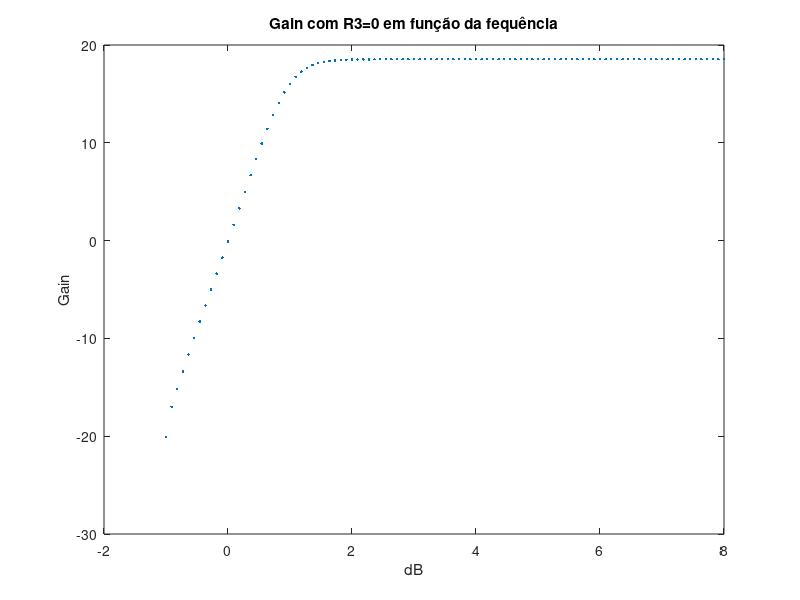
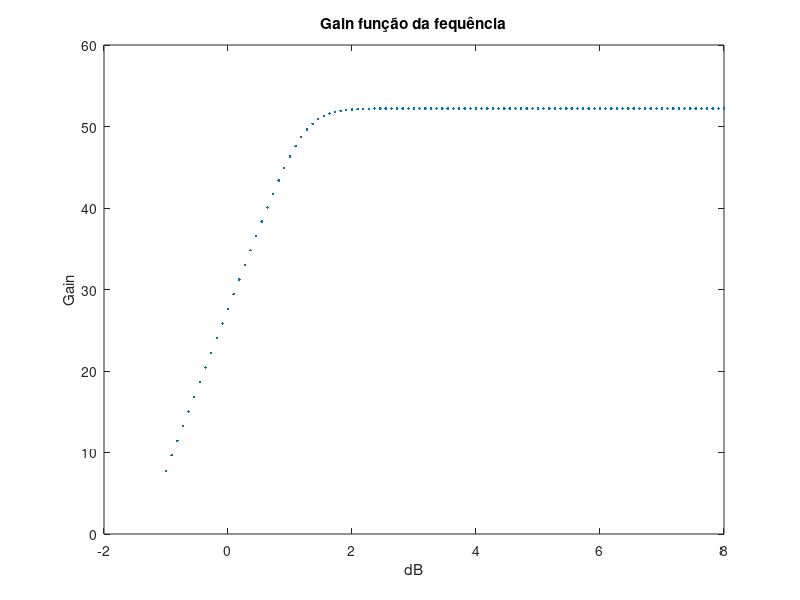

MATLAB code for these plots, in order:
%gain stage

VT=25e-3
BFN=178.7
VAFN=69.7
RE1=1015
C_in=365*10^(-6)

RC1=980
RB1=80000
RB2=20000
VBEON=0.7
VCC=12
RS=100

C=4390*10^(-6)
C2=2250*10^(-6)

l=0;

Rl=8;

f=logspace(-1,8,100);
for l = 1:length(f)
     %f=n*10^(k-1);

      int(l)=f(l);
      printf('%g\n',log10(int(l)))
      Zc=1/(i*2*pi*f(l)*C);
      Zc2=1/(i*2*pi*f(l)*C2);
      Zc_in=1/(i*2*pi*f(l)*C_in);

      %--
      RE1_vdd=1015;
      %--
      RB=1/(1/RB1+1/RB2);
      VEQ=RB2/(RB1+RB2)*VCC;
      IB1=(VEQ-VBEON)/(RB+(1+BFN)*RE1);
      IC1=BFN*IB1;
      IE1=(1+BFN)*IB1;
      VE1=RE1*IE1;
      VO1=VCC-RC1*IC1;
      VCE=VO1-VE1;
      
      %----
      RE1_vdd=1015;
      RE1=(1/RE1_vdd+1/Zc)^(-1);
      RS1=RS+Zc_in;
      %-----
      gm1=IC1/VT;
      rpi1=BFN/gm1;
      ro1=VAFN/IC1;
      
      AV1_normal = (RB/(RS1+RB))*RC1*(RE1-gm1*rpi1*ro1)/((ro1+RC1+RE1)*((1/RB+1/RS1)^(-1)+rpi1+RE1)+gm1*RE1*ro1*rpi1 - RE1^2);

      AV1simple = gm1*RC1/(1+gm1*RE1);

      RE1=0;
      %%RE1=Zc;
      AV1 = RC1*(RE1-gm1*rpi1*ro1)/((ro1+RC1+RE1)*(RB+rpi1+RE1)+gm1*RE1*ro1*rpi1 - RE1^2);
      AV1simple = gm1*RC1/(1+gm1*RE1);

        %----
      RE1_vdd=1015;
      RE1=(1/RE1_vdd+1/Zc)^(-1);
      %-----

      ZI1 = ((ro1+RC1+RE1)*(RB+rpi1+RE1)+gm1*RE1*ro1*rpi1 - RE1^2)/(ro1+RC1+RE1);

      ZX = ro1*((RB+rpi1)*RE1/(RB+rpi1+RE1))/(1/(1/ro1+1/(rpi1+RB)+1/RE1+gm1*rpi1/(rpi1+RB)));

      ZO1 = 1/(1/ZX+1/RC1);



      %ouput stage
      BFP = 227.3;
      VAFP = 37.2;
      RE2 = 2335;
      VEBON = 0.7;
      VI2 = VO1;
      IE2 = (VCC-VEBON-VI2)/RE2;
      IC2 = BFP/(BFP+1)*IE2;
      VO2 = VCC - RE2*IE2;


      gm2 = IC2/VT;
      go2 = IC2/VAFP;
      gpi2 = gm2/BFP;
      ge2 = 1/RE2;

      AV2 = gm2/(gm2+gpi2+go2+ge2);



      ZI2 = (gm2+gpi2+go2+ge2)/gpi2/(gpi2+go2+ge2);

      ZO2 = 1/(gm2+gpi2+go2+ge2);
      %condensador
      AV3=Rl/(Rl+Zc2);
      
      %--
      gain(l)=AV1*AV2*AV3;
      gain2(l)=AV1_normal*AV2;

endfor

iii=1
peakG=max(abs(real(gain2)))
while 20*log10(abs(real(gain2(iii)))) < (20*log10(peakG)-3)
iii++
endwhile 

fprintf ( fopen("Impedancias.tex", "w") , '\n $Z_{in output}$ & $Z_{out output}$ & $Z_{in gain}$ & $Z_{out gain}$\\\\\n %g $\\Omega$   & %g $\\Omega$ & %g $\\Omega$   & %g $\\Omega$\\\\\n' , ZI2 , ZO2 , ZI1 , ZX)
fprintf ( fopen("Cutoff.tex", "w") , '\n min cut-off frequency \\\\ \n %g \\\\\n' , int(iii))

fprintf ( fopen("OP.tex", "w") , '\n V_{CE} & VEC \\\\ \n %g & %g\\\\\n' , VCE , VO2 )

figure(1)
plot(log10(int), 20*log10(gain) , ".");
title ("Gain com R3=0 em função da fequência");
xlabel ("dB");
ylabel ("Gain");

print("GAIN_Exprimental_R3_a_0", "-dpng");

figure(2)
plot(log10(int), 20*log10(gain2) , ".");
title ("Gain função da fequência");
xlabel ("dB");
ylabel ("Gain");
print("GAINVERDADEIRO", "-dpng");


